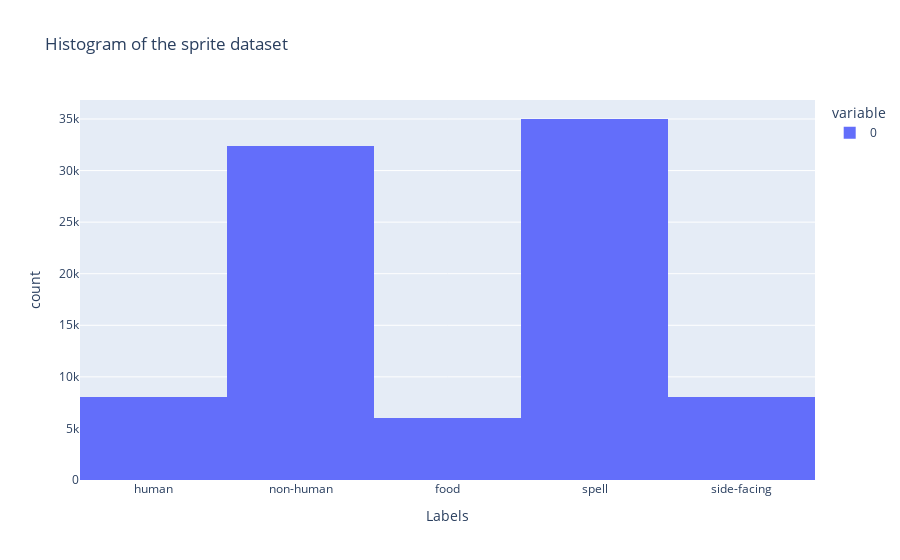

The code cell stored with this chart in its notebook:
### Code cell
fig = px.histogram(labels, nbins=5, title="Histogram of the sprite dataset")
fig.update_xaxes(
    title_text="Labels",
    tickmode="array",
    tickvals=[0, 1, 2, 3, 4],
    ticktext=["human", "non-human", "food", "spell", "side-facing"],
)

fig

### Figure 1 — Plotly figure (JSON) as saved in the notebook; plotly's stock layout.template omitted (floating-point values rounded to 4 significant figures; data arrays with more than 128 entries replaced by an {"elided": "..."} marker saying what was removed)
{"data": [{"alignmentgroup": "True", "bingroup": "x", "hovertemplate": "variable=0<br>value=%{x}<br>count=%{y}<extra></extra>", "legendgroup": "0", "marker": {"color": "#636efa", "pattern": {"shape": ""}}, "name": "0", "nbinsx": 5, "offsetgroup": "0", "orientation": "v", "showlegend": true, "type": "histogram", "x": {"elided": "89400 int values"}, "xaxis": "x", "yaxis": "y"}], "layout": {"barmode": "relative", "legend": {"title": {"text": "variable"}, "tracegroupgap": 0}, "title": {"text": "Histogram of the sprite dataset"}, "xaxis": {"anchor": "y", "domain": [0, 1], "tickmode": "array", "ticktext": ["human", "non-human", "food", "spell", "side-facing"], "tickvals": [0, 1, 2, 3, 4], "title": {"text": "Labels"}}, "yaxis": {"anchor": "x", "domain": [0, 1], "title": {"text": "count"}}}}
